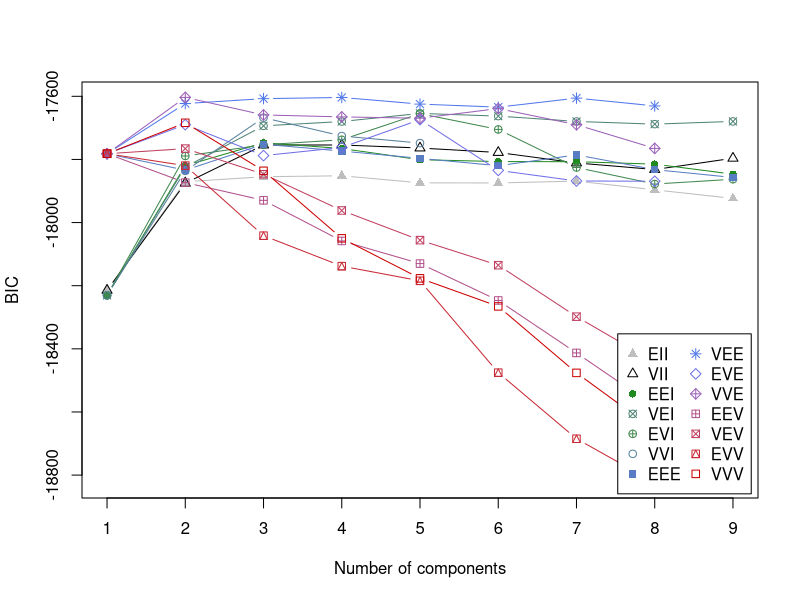
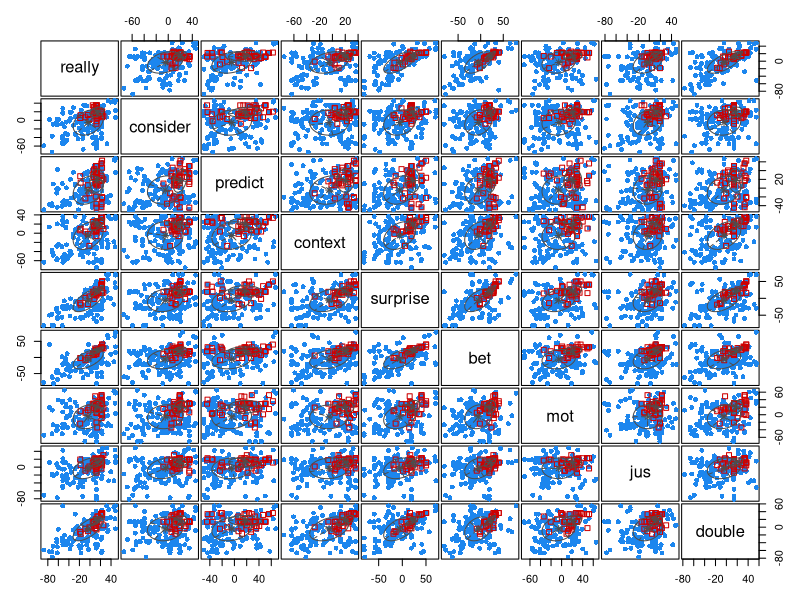
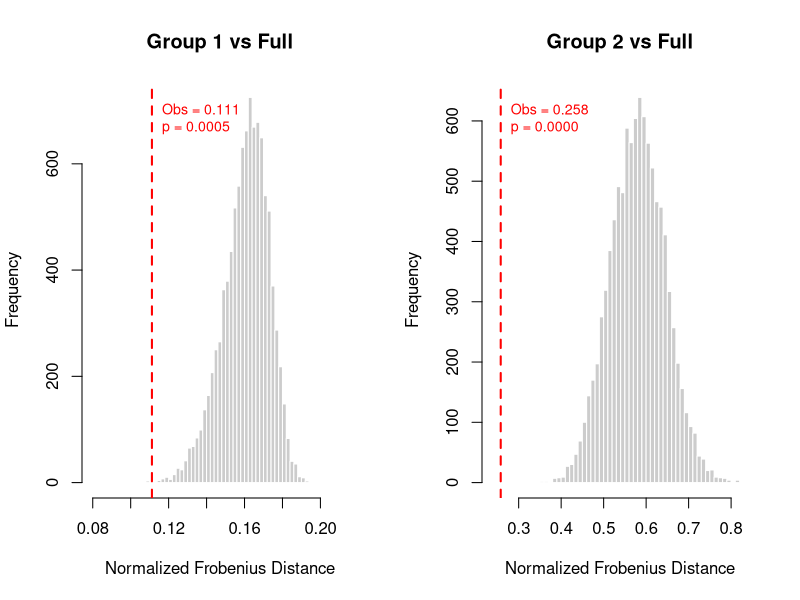

Generate these figures, in order, with R: (Note: this script raises an error after producing the figures.)
# libraries
library(tidyverse)
library(lme4)
library(psych)
library(corrplot)
library(mclust)
library(patchwork)
library(GGally)
library(ade4)
library(lavaan)
#for the notation
options(scipen=999)

#### Clean Data ####

DVs <- c("exi_1", "avl_1", "jus_1", "inv_1", "avd_1", "mot_1", "vul_1", "sen_1",
         "really_1", "consider_1", "predict_1", "context_1", 
         "surprise_1", "bet_1", "voluntarism_1", "double_1")

d <- read.csv("lb.p1.csv") %>% 
  slice(-c(1:2)) %>% 
  mutate(domain = case_when(superstition != "" ~ "superstition",
                            religious != "" ~ "religious",
                            superlative != "" ~ "superlative",
                            political != "" ~ "political")) %>% 
  filter(age != "") %>% 
  mutate(across(all_of(DVs), as.numeric)) %>% 
  rename_all(~ gsub("_1$", "", .)) %>% 
  dplyr::select(prolific, text, 
                sen, exi, avl, jus, inv, avd, mot, vul, 
                really, consider, predict, context,
                surprise, bet, voluntarism, double, 
                age, gen, race, domain)

#reverse score items so that high scores are more evidency/really believe
d$exi <- -1*(d$exi - 100)
d$avd <- -1*(d$avd - 100)
d$vul <- -1*(d$vul - 100)
d$double <- -1*(d$double - 100)
d$context <- -1*(d$context - 100)

# prepare for clustering
d.c <- d %>% 
  dplyr::select(really, consider, predict, context,
                surprise, bet, mot, jus, double, domain)

vars <- c("really", "consider", "predict", "context",
          "surprise", "bet", "mot", "jus", "double")

d.complete <- d.c[complete.cases(d.c[, c(vars, "domain")]), ]
residuals_df <- data.frame(matrix(ncol = length(vars), nrow = nrow(d.complete)))
colnames(residuals_df) <- vars
for(var in vars) {
  mod <- lmer(paste(var, "~ 1 + (1|domain)"), data = d.complete)
  residuals_df[[var]] <- residuals(mod)
}

#### GMM ####
# configure
d.cluster <- residuals_df
# d.cluster <- d.complete %>% 
#   select(-domain)

# how many clusters?
m <- mclustBIC(d.cluster)
summary(m)
plot(m)
ICL <- mclustICL(d.cluster)
summary(ICL)

# analysis
mod1 <- Mclust(d.cluster, x = m, G=2, modelNames = "VVE")
summary(mod1, parameters = TRUE)

# plot
plot(mod1, what = "classification")

##### 2-cluster #####

# Add cluster assignments to data
# d_with_clusters_gauss <- d.cluster
# d_with_clusters_gauss$cluster <- factor(m$classification,
#                                         labels=c("Group 1", "Group 2"))
# 
# # Beautiful comprehensive pairs plot
# ggpairs(d_with_clusters_gauss, 
#         columns = c("really", "consider", "predict", "context", 
#                     "surprise", "bet", "mot", "jus", "double"),
#         aes(color = cluster, alpha = 0.6),
#         upper = list(continuous = wrap("cor", size = 3)),  # Correlations in upper
#         lower = list(continuous = wrap("points", alpha = 0.4, size = 0.8)),  # Scatter in lower
#         diag = list(continuous = wrap("densityDiag", alpha = 0.7))) +  # Densities on diagonal
#   scale_color_manual(values = c("#E69F00", "#56B4E9")) +
#   scale_fill_manual(values = c("#E69F00", "#56B4E9")) +
#   theme_minimal() +
#   theme(strip.text = element_text(size = 8),
#         axis.text = element_text(size = 6)) +
#   ggtitle("Gaussian Mixture Model (k=2): Complete Pairwise Analysis")

##### similarity of covariance matrices #####

# Extract covariance matrices for each cluster
cov1 <- mod1$parameters$variance$sigma[,,1]
cov2 <- mod1$parameters$variance$sigma[,,2]

# Full sample covariance (pooled across groups)
cov_full <- cov(d.cluster)

# Convert to correlations (removes scale/variance effects)
cor1 <- cov2cor(cov1)
cor2 <- cov2cor(cov2)
cor_full <- cov2cor(cov_full)

# Frobenius distances on correlations
frob_cor_between <- norm(cor1 - cor2, type = "F")
frob_cor_g1_full <- norm(cor1 - cor_full, type = "F")
frob_cor_g2_full <- norm(cor2 - cor_full, type = "F")

# Normalize by number of unique correlations
n_vars <- ncol(d.cluster)
n_unique_cors <- n_vars * (n_vars - 1) / 2
norm_factor <- sqrt(n_unique_cors)

structural_similarity <- tibble(
  Comparison = c("Group 1 vs Group 2", 
                 "Group 1 vs Full",
                 "Group 2 vs Full"),
  Frobenius_Distance = c(frob_cor_between, frob_cor_g1_full, frob_cor_g2_full),
  Normalized_Distance = c(frob_cor_between, frob_cor_g1_full, frob_cor_g2_full) / norm_factor,
  Similarity_Percent = 100 * (1 - c(frob_cor_between, frob_cor_g1_full, frob_cor_g2_full) / norm_factor)
)

print(structural_similarity)

#### Permutation test ####
library(clusterGeneration)

set.seed(42)
n_sims <- 10000
n_vars <- ncol(d.cluster)
n_unique_cors <- n_vars * (n_vars - 1) / 2
norm_factor <- sqrt(n_unique_cors)

# Observed quantities from GMM
cluster_assignments <- mod1$classification
n1 <- sum(cluster_assignments == 1)
n2 <- sum(cluster_assignments == 2)
N <- n1 + n2
w1 <- n1 / N
w2 <- n2 / N

# Observed within-class variances (as SD vectors for scaling)
sd1 <- sqrt(diag(cov1))
sd2 <- sqrt(diag(cov2))

# Observed mean difference
mu_diff <- mod1$parameters$mean[, 1] - mod1$parameters$mean[, 2]

# Observed normalized Frobenius distances
cor_full <- cov2cor(cov(d.cluster))
obs_dist_g1 <- norm(cov2cor(cov1) - cor_full, type = "F") / norm_factor
obs_dist_g2 <- norm(cov2cor(cov2) - cor_full, type = "F") / norm_factor

# Analytic pooled correlation from within-class covariances and mean separation
compute_pooled_cor <- function(cov1_sim, cov2_sim) {
  # Pooled covariance = weighted within-class + between-class mean term
  cov_pool <- w1 * cov1_sim + w2 * cov2_sim + w1 * w2 * (mu_diff %o% mu_diff)
  return(cov2cor(cov_pool))
}

# Run simulations
sim_dists <- matrix(NA, nrow = n_sims, ncol = 2)

for (i in 1:n_sims) {
  # Random valid correlation matrices
  cor_sim1 <- rcorrmatrix(n_vars)
  cor_sim2 <- rcorrmatrix(n_vars)
  
  # Scale to covariance using observed variances
  D1 <- diag(sd1)
  D2 <- diag(sd2)
  cov_sim1 <- D1 %*% cor_sim1 %*% D1
  cov_sim2 <- D2 %*% cor_sim2 %*% D2
  
  # Analytic pooled correlation
  cor_pool_sim <- compute_pooled_cor(cov_sim1, cov_sim2)
  
  # Normalized Frobenius distances
  sim_dists[i, 1] <- norm(cor_sim1 - cor_pool_sim, type = "F") / norm_factor
  sim_dists[i, 2] <- norm(cor_sim2 - cor_pool_sim, type = "F") / norm_factor
}

sim_dists_g1 <- sim_dists[, 1]
sim_dists_g2 <- sim_dists[, 2]

# Separate p-values
p_g1 <- mean(sim_dists_g1 <= obs_dist_g1)
p_g2 <- mean(sim_dists_g2 <= obs_dist_g2)

cat("Observed normalized Frobenius distances:\n")
cat(sprintf("  Group 1 vs Full: %.4f  (p = %.4f)\n", obs_dist_g1, p_g1))
cat(sprintf("  Group 2 vs Full: %.4f  (p = %.4f)\n\n", obs_dist_g2, p_g2))
cat(sprintf("Null distribution summaries (n = %d simulations):\n", n_sims))
cat(sprintf("  Group 1: median = %.4f, 5th pctile = %.4f\n", median(sim_dists_g1), quantile(sim_dists_g1, 0.05)))
cat(sprintf("  Group 2: median = %.4f, 5th pctile = %.4f\n", median(sim_dists_g2), quantile(sim_dists_g2, 0.05)))

# Plot both
par(mfrow = c(1, 2))

hist(sim_dists_g1, breaks = 50, col = "gray80", border = "white",
     main = "Group 1 vs Full",
     xlab = "Normalized Frobenius Distance",
     xlim = c(min(sim_dists_g1, obs_dist_g1) - 0.02, max(sim_dists_g1, obs_dist_g1) + 0.02))
abline(v = obs_dist_g1, col = "red", lwd = 2, lty = 2)
text(obs_dist_g1, par("usr")[4] * 0.9, sprintf("Obs = %.3f\np = %.4f", obs_dist_g1, p_g1),
     col = "red", pos = 4, cex = 0.85)

hist(sim_dists_g2, breaks = 50, col = "gray80", border = "white",
     main = "Group 2 vs Full",
     xlab = "Normalized Frobenius Distance",
     xlim = c(min(sim_dists_g2, obs_dist_g2) - 0.02, max(sim_dists_g2, obs_dist_g2) + 0.02))
abline(v = obs_dist_g2, col = "red", lwd = 2, lty = 2)
text(obs_dist_g2, par("usr")[4] * 0.9, sprintf("Obs = %.3f\np = %.4f", obs_dist_g2, p_g2),
     col = "red", pos = 4, cex = 0.85)

par(mfrow = c(1, 1))

##### Permutation test: Is there one thing or two things? #####

library(parallel)
library(MASS)
library(mclust)

set.seed(42)
n_sims <- 1000
n_vars <- ncol(d.cluster)
n_unique_cors <- n_vars * (n_vars - 1) / 2
norm_factor <- sqrt(n_unique_cors)
N <- nrow(d.cluster)

# Observed pooled mean and covariance (the "one thing")
mu_pool <- colMeans(d.cluster)
cov_pool <- cov(d.cluster)
cor_pool <- cor(d.cluster)

# Observed distances
cluster_assignments <- mod1$classification
cor_obs1 <- cor(d.cluster[cluster_assignments == 1, ])
cor_obs2 <- cor(d.cluster[cluster_assignments == 2, ])
obs_dist_g1 <- norm(cor_obs1 - cor_pool, type = "F") / norm_factor
obs_dist_g2 <- norm(cor_obs2 - cor_pool, type = "F") / norm_factor

# Set up cluster
n_cores <- 10
cl <- makeCluster(n_cores)
clusterExport(cl, c("N", "mu_pool", "cov_pool", "n_vars", "norm_factor"))
clusterEvalQ(cl, {
  library(MASS)
  library(mclust)
})

# Set different seeds on each worker
clusterSetRNGStream(cl, 42)

# Run simulations in parallel
sim_results <- parLapply(cl, 1:n_sims, function(i) {
  # Generate data from one population
  X_sim <- mvrnorm(n = N, mu = mu_pool, Sigma = cov_pool)
  
  # Fit 2-class GMM
  gmm_sim <- Mclust(X_sim, G = 2, modelNames = "VVE", verbose = FALSE)
  
  # Get within-class correlations
  assignments <- gmm_sim$classification
  cor_sim1 <- cor(X_sim[assignments == 1, ])
  cor_sim2 <- cor(X_sim[assignments == 2, ])
  cor_full_sim <- cor(X_sim)
  
  # Distances
  d1 <- norm(cor_sim1 - cor_full_sim, type = "F") / norm_factor
  d2 <- norm(cor_sim2 - cor_full_sim, type = "F") / norm_factor
  
  # Assign by group size (larger = g1)
  n1 <- sum(assignments == 1)
  n2 <- sum(assignments == 2)
  if (n1 >= n2) c(d1, d2) else c(d2, d1)
})

stopCluster(cl)

# Collect results
sim_dists <- do.call(rbind, sim_results)
sim_dists_g1 <- sim_dists[, 1]
sim_dists_g2 <- sim_dists[, 2]

# p-values: how often does a single-population GMM split produce distances as large as observed?
p_g1 <- mean(sim_dists_g1 >= obs_dist_g1)
p_g2 <- mean(sim_dists_g2 >= obs_dist_g2)

cat("Observed normalized Frobenius distances:\n")
cat(sprintf("  Group 1 (n=165, larger) vs Full: %.4f  (p = %.4f)\n", obs_dist_g1, p_g1))
cat(sprintf("  Group 2 (n=45, smaller) vs Full: %.4f  (p = %.4f)\n\n", obs_dist_g2, p_g2))
cat(sprintf("Null distribution summaries (n = %d simulations):\n", n_sims))
cat(sprintf("  Larger group:  median = %.4f, 95th pctile = %.4f\n", median(sim_dists_g1), quantile(sim_dists_g1, 0.95)))
cat(sprintf("  Smaller group: median = %.4f, 95th pctile = %.4f\n", median(sim_dists_g2), quantile(sim_dists_g2, 0.95)))

# Plot
par(mfrow = c(1, 2))

hist(sim_dists_g1, breaks = 50, col = "gray80", border = "white",
     main = "Larger Group vs Full",
     xlab = "Normalized Frobenius Distance",
     xlim = c(0, max(sim_dists_g1, obs_dist_g1) + 0.02))
abline(v = obs_dist_g1, col = "red", lwd = 2, lty = 2)
text(obs_dist_g1, par("usr")[4] * 0.9, sprintf("Obs = %.3f\np = %.4f", obs_dist_g1, p_g1),
     col = "red", pos = 4, cex = 0.85)

hist(sim_dists_g2, breaks = 50, col = "gray80", border = "white",
     main = "Smaller Group vs Full",
     xlab = "Normalized Frobenius Distance",
     xlim = c(0, max(sim_dists_g2, obs_dist_g2) + 0.02))
abline(v = obs_dist_g2, col = "red", lwd = 2, lty = 2)
text(obs_dist_g2, par("usr")[4] * 0.9, sprintf("Obs = %.3f\np = %.4f", obs_dist_g2, p_g2),
     col = "red", pos = 4, cex = 0.85)

par(mfrow = c(1, 1))

##### CFA #####

# Define single factor model
cfa_model <- '
  # Single latent factor
  general =~ really + consider + predict + context + surprise + bet + mot + jus + double
'

# Fit the model
fit_cfa <- cfa(cfa_model, data = d.cluster)

# Summary with fit indices and standardized loadings
summary(fit_cfa, fit.measures = TRUE, standardized = TRUE)

# Extract key fit indices
fit_indices <- fitMeasures(fit_cfa, c("chisq", "df", "pvalue", 
                                      "cfi", "tli", "rmsea", "rmsea.ci.lower", "rmsea.ci.upper",
                                      "srmr", "aic", "bic"))
print(fit_indices)

fa.parallel(d.cluster, fa = "fa")
fa(d.cluster, fm = "pa", rotate = "oblimin", nfactors = 2)


##### .5 SD of the mean of the factor scores (or something like that) and plot them on the individual item distributions

#### Factor Score Range Overlay Visualization ####

# Get factor scores
factor_scores <- predict(fit_cfa)
d_with_factors <- d.cluster %>%
  mutate(factor_score = factor_scores[,1])

# Identify individuals within ±0.5 SD of mean factor score
mean_fs <- mean(d_with_factors$factor_score)
sd_fs <- sd(d_with_factors$factor_score)

lower_bound <- mean_fs - 0.5 * sd_fs
upper_bound <- mean_fs + 0.5 * sd_fs

# Flag individuals in this range
d_with_factors <- d_with_factors %>%
  mutate(in_middle_range = factor_score >= lower_bound & factor_score <= upper_bound)

# Subset for middle range
d_middle <- d_with_factors %>% filter(in_middle_range)

# Calculate proportion for scaling
prop_middle <- nrow(d_middle) / nrow(d_with_factors)

# Create plots for each item
item_names <- colnames(d.cluster)
plots_list <- list()

for(item in item_names) {
  p <- ggplot() +
    # Full distribution (background)
    geom_density(data = d.cluster, aes(x = .data[[item]]), 
                 fill = "gray70", alpha = 0.4, color = "black", linewidth = 0.8) +
    # Middle range distribution (scaled overlay)
    geom_density(data = d_middle, aes(x = .data[[item]], y = after_stat(density) * prop_middle), 
                 fill = "#56B4E9", alpha = 0.7, color = "#0072B2", linewidth = 0.8) +
    theme_minimal() +
    labs(title = item, x = NULL, y = "Density")
  
  plots_list[[item]] <- p
}

# Combine
wrap_plots(plots_list, ncol = 3) +
  plot_annotation(
    title = "Item Distributions",
    subtitle = sprintf("",
                       sum(d_with_factors$in_middle_range),
                       nrow(d_with_factors),
                       100 * mean(d_with_factors$in_middle_range))
  )

# Get factor scores
factor_scores <- predict(fit_cfa)
d_with_factors <- d.cluster %>%
  mutate(factor_score = factor_scores[,1])

# Identify individuals within ±0.5 SD of mean factor score
mean_fs <- mean(d_with_factors$factor_score)
sd_fs <- sd(d_with_factors$factor_score)
lower_bound <- mean_fs - 0.5 * sd_fs
upper_bound <- mean_fs + 0.5 * sd_fs

# Flag individuals in this range
d_with_factors <- d_with_factors %>%
  mutate(in_middle_range = factor_score >= lower_bound & factor_score <= upper_bound)

# Subset for middle range
d_middle <- d_with_factors %>% filter(in_middle_range)

# Create plots for each item
item_names <- colnames(d.cluster)
plots_list <- list()

for(item in item_names) {
  p <- ggplot() +
    # Full distribution (background)
    geom_histogram(data = d.cluster, aes(x = .data[[item]]), 
                   fill = "gray70", color = "black", alpha = 0.4, 
                   bins = 8, position = "identity") +
    # Middle range distribution (overlay)
    geom_histogram(data = d_middle, aes(x = .data[[item]]), 
                   fill = "#56B4E9", color = "#0072B2", alpha = 0.7,
                   bins = 8, position = "identity") +
    theme_minimal() +
    labs(title = item, x = NULL, y = "Count")
  
  plots_list[[item]] <- p
}

# Combine
wrap_plots(plots_list, ncol = 3) +
  plot_annotation(
    title = "Item Distributions",
    subtitle = sprintf("",
                       sum(d_with_factors$in_middle_range),
                       nrow(d_with_factors),
                       100 * mean(d_with_factors$in_middle_range))
  )

#### Correlation plots ####

colnames(residuals_df) <- vars
for(var in vars) {
  mod <- lmer(paste(var, "~ 1 + (1|domain)"), data = d.complete)
  residuals_df[[var]] <- residuals(mod)
}
c <- corr.test(residuals_df, method = "pearson", alpha = 0.05, adjust = "holm")
corrplot(c$r, 
         p.mat = c$p, 
         method = "color", 
         type = "upper", 
         insig = "pch", 
         pch = "/",
         pch.col = "grey20",
         pch.cex = 2,
         addCoef.col = "black", 
         diag = TRUE,
         title = "All domains",
         tl.col = "black",
         tl.cex = 0.8,
         tl.srt = 45,
         cl.pos = "n",
         mar = c(0,0,2,0)
)

# broken by domains
superstitions <- d.complete %>% 
  filter(domain == "superstition") %>% 
  select(-domain)
m <- cor(d.e)
c <- corr.test(
  d.e,
  method = "pearson",
  alpha = 0.05,
  adjust = "holm"
)
corrplot(m, 
         p.mat = c$p, 
         method = "color", 
         type = "upper", 
         insig = "pch", 
         pch = "/",
         pch.col = "grey20",
         pch.cex = 2,
         addCoef.col = "black", 
         diag = T,
         title = "Superstitions",
         tl.col = "black",
         tl.cex = 0.8,
         tl.srt = 45,
         cl.pos = "n",
         mar=c(0,0,2,0)
)

religion <- d.complete %>% 
  filter(domain == "religious") %>% 
  select(-domain)
m <- cor(religion)
c <- corr.test(
  religion,
  method = "pearson",
  alpha = 0.05,
  adjust = "holm"
)
corrplot(m, 
         p.mat = c$p, 
         method = "color", 
         type = "upper", 
         insig = "pch", 
         pch = "/",
         pch.col = "grey20",
         pch.cex = 2,
         addCoef.col = "black", 
         diag = T,
         title = "Religious",
         tl.col = "black",
         tl.cex = 0.8,
         tl.srt = 45,
         cl.pos = "n",
         mar=c(0,0,2,0)
)

superlative <- d.complete %>% 
  filter(domain == "superlative") %>% 
  select(-domain)
m <- cor(superlative)
c <- corr.test(
  superlative,
  method = "pearson",
  alpha = 0.05,
  adjust = "holm"
)
corrplot(m, 
         p.mat = c$p, 
         method = "color", 
         type = "upper", 
         insig = "pch", 
         pch = "/",
         pch.col = "grey20",
         pch.cex = 2,
         addCoef.col = "black", 
         diag = T,
         title = "Superlative",
         tl.col = "black",
         tl.cex = 0.8,
         tl.srt = 45,
         cl.pos = "n",
         mar=c(0,0,2,0)
)

political <- d.complete %>% 
  filter(domain == "political") %>% 
  select(-domain)
m <- cor(political)
c <- corr.test(
  political,
  method = "pearson",
  alpha = 0.05,
  adjust = "holm"
)
corrplot(m, 
         p.mat = c$p, 
         method = "color", 
         type = "upper", 
         insig = "pch", 
         pch = "/",
         pch.col = "grey20",
         pch.cex = 2,
         addCoef.col = "black", 
         diag = T,
         title = "Political",
         tl.col = "black",
         tl.cex = 0.8,
         tl.srt = 45,
         cl.pos = "n",
         mar=c(0,0,2,0)
)

#### Distributions ####
# Distributions of items (for supplement)
p1 <- ggplot(d.c, aes(Evidence))+
  geom_histogram(aes(y = ..density..), bins = 10, fill = "skyblue", alpha = 0.7, boundary = 0) +
  geom_density(color = "salmon", linewidth = 0.5) +
  geom_vline(xintercept = -0.3, linetype = "dashed", color = "red") +
  theme_minimal()

p2 <- ggplot(d.c, aes(really))+
  geom_histogram(aes(y = ..density..), bins = 5, fill = "skyblue", alpha = 0.7, boundary = 0) +
  geom_density(color = "salmon", linewidth = 0.5) +
  theme_minimal()

p3 <- ggplot(d.c, aes(consider))+
  geom_histogram(aes(y = ..density..), bins = 5, fill = "skyblue", alpha = 0.7, boundary = 0) +
  geom_density(color = "salmon", linewidth = 0.5) +
  theme_minimal()

p4 <- ggplot(d.c, aes(predict))+
  geom_histogram(aes(y = ..density..), bins = 5, fill = "skyblue", alpha = 0.7, boundary = 0) +
  geom_density(color = "salmon", linewidth = 0.5) +
  theme_minimal()

p5 <- ggplot(d.c, aes(context))+
  geom_histogram(aes(y = ..density..), bins = 5, fill = "skyblue", alpha = 0.7, boundary = 0) +
  geom_density(color = "salmon", linewidth = 0.5) +
  theme_minimal()

p6 <- ggplot(d.c, aes(surprise))+
  geom_histogram(aes(y = ..density..), bins = 5, fill = "skyblue", alpha = 0.7, boundary = 0) +
  geom_density(color = "salmon", linewidth = 0.5) +
  theme_minimal()

p7 <- ggplot(d.c, aes(bet))+
  geom_histogram(aes(y = ..density..), bins = 5, fill = "skyblue", alpha = 0.7, boundary = 0) +
  geom_density(color = "salmon", linewidth = 0.5) +
  theme_minimal()

p8 <- ggplot(d.c, aes(voluntarism)) +
  geom_histogram(aes(y = ..density..), bins = 5, fill = "skyblue", alpha = 0.7, boundary = 0) +
  geom_density(color = "salmon", linewidth = 0.5) +
  theme_minimal()

p9 <- ggplot(d.c, aes(double)) +
  geom_histogram(aes(y = ..density..), bins = 5, fill = "skyblue", alpha = 0.7, boundary = 0) +
  geom_density(color = "salmon", linewidth = 0.5) +
  theme_minimal()

# Combine plots
(p1 | p2 | p3 | p4) /
  (p5 | p6 | p7 | p8 | p9)

# Two factor solution
p8 <- ggplot(d.c, aes(Existence)) +
  geom_histogram(aes(y = ..density..), bins = 30, fill = "skyblue", alpha = 0.7, boundary = 0) +
  geom_density(color = "salmon", linewidth = 0.5) +
  geom_vline(xintercept = -0.35, linetype = "dashed", color = "red") +
  theme_minimal()

p9 <- ggplot(d.c, aes(Transigence)) +
  geom_histogram(aes(y = ..density..), bins = 30, fill = "skyblue", alpha = 0.7, boundary = 0) +
  geom_density(color = "salmon", linewidth = 0.5) +
  geom_vline(xintercept = 0, linetype = "dashed", color = "red") +
  theme_minimal()


p8+p9

# Evidence intercept
d.o <- d.e

#pretend participant who answered 50 for everything
new <- data.frame(matrix(50, nrow = 1, ncol = ncol(d.o)))
colnames(new) <- colnames(d.o)

# Add the new row to the dataset
d_INTERCEPT <- rbind(d.o, new)

factor.scores_INTERCEPT <- fa(d_INTERCEPT, nfactors = 2, fm = "pa", rotate = "oblimin", scores = "tenBerge")
INTERCEPT <- data.frame(factor.scores_INTERCEPT[["scores"]])
colnames(INTERCEPT)[colnames(INTERCEPT) == "PA1"] <- "Evidence"
colnames(INTERCEPT)[colnames(INTERCEPT) == "PA2"] <- "Transigence"

symbolic_intercept <- INTERCEPT[nrow(INTERCEPT), 1]
objectivity_intercept <- INTERCEPT[nrow(INTERCEPT), 2]
